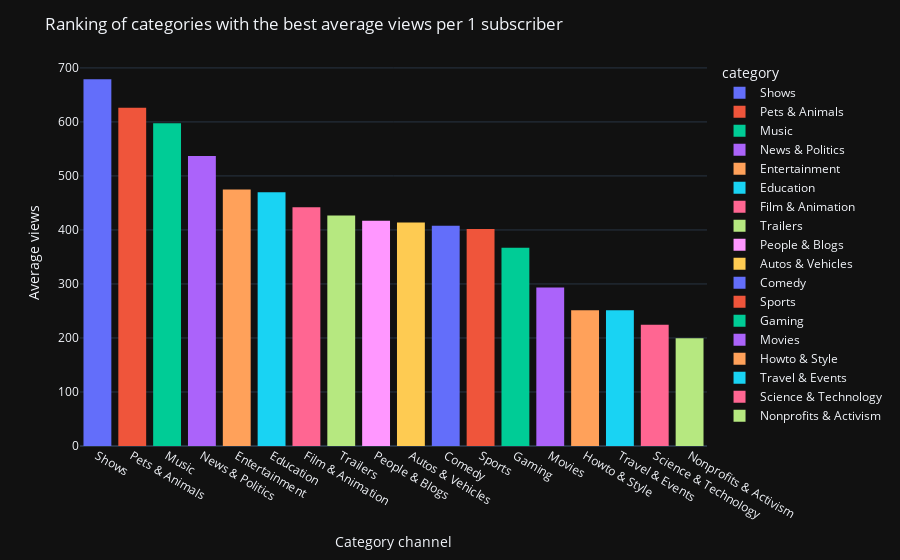
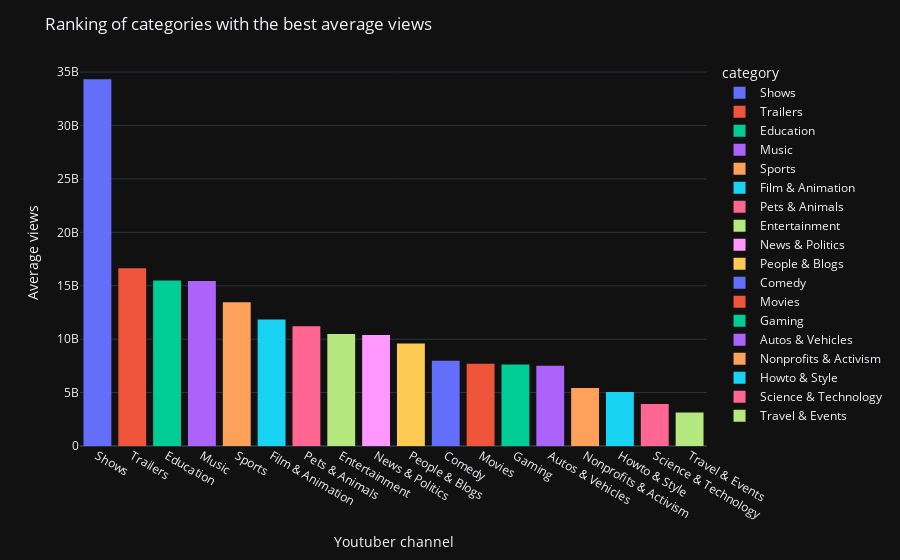

Here is the notebook cell these charts were saved with, in order:
### Code cell
# Рейтинг категорий с лучшим показателем средних просмотров на 1 подписчика.
Category_sub = df.groupby(['category']).agg({'VS': 'mean'}).sort_values(by = 'VS',ascending=False).reset_index()

# Рейтинг категорий с лучшим показателем средних просмотров.
Category_view = df.groupby(['category']).agg({'video views': 'mean'}).sort_values(by = 'video views',ascending=False).reset_index()

fig = px.histogram(Category_sub, x='category', y='VS',  color = 'category', template='plotly_dark')
fig.update_layout(
    title='Ranking of categories with the best average views per 1 subscriber',
    xaxis_title='Category channel',
    yaxis_title='Average views',
    template='plotly_dark')
fig.show()

fig = px.histogram(Category_view, x='category', y='video views',  color = 'category', template='plotly_dark')
fig.update_layout(
    title='Ranking of categories with the best average views',
    xaxis_title='Youtuber channel',
    yaxis_title='Average views',
    template='plotly_dark')
fig.show()

### Figure 1 — Plotly figure (JSON) as saved in the notebook; plotly's stock layout.template omitted (floating-point values rounded to 4 significant figures)
{"data": [{"alignmentgroup": "True", "bingroup": "x", "histfunc": "sum", "hovertemplate": "category=%{x}<br>sum of VS=%{y}<extra></extra>", "legendgroup": "Shows", "marker": {"color": "#636efa", "pattern": {"shape": ""}}, "name": "Shows", "offsetgroup": "Shows", "orientation": "v", "showlegend": true, "type": "histogram", "x": ["Shows"], "xaxis": "x", "y": [678.9], "yaxis": "y"}, {"alignmentgroup": "True", "bingroup": "x", "histfunc": "sum", "hovertemplate": "category=%{x}<br>sum of VS=%{y}<extra></extra>", "legendgroup": "Pets & Animals", "marker": {"color": "#EF553B", "pattern": {"shape": ""}}, "name": "Pets & Animals", "offsetgroup": "Pets & Animals", "orientation": "v", "showlegend": true, "type": "histogram", "x": ["Pets & Animals"], "xaxis": "x", "y": [626.4], "yaxis": "y"}, {"alignmentgroup": "True", "bingroup": "x", "histfunc": "sum", "hovertemplate": "category=%{x}<br>sum of VS=%{y}<extra></extra>", "legendgroup": "Music", "marker": {"color": "#00cc96", "pattern": {"shape": ""}}, "name": "Music", "offsetgroup": "Music", "orientation": "v", "showlegend": true, "type": "histogram", "x": ["Music"], "xaxis": "x", "y": [597.6], "yaxis": "y"}, {"alignmentgroup": "True", "bingroup": "x", "histfunc": "sum", "hovertemplate": "category=%{x}<br>sum of VS=%{y}<extra></extra>", "legendgroup": "News & Politics", "marker": {"color": "#ab63fa", "pattern": {"shape": ""}}, "name": "News & Politics", "offsetgroup": "News & Politics", "orientation": "v", "showlegend": true, "type": "histogram", "x": ["News & Politics"], "xaxis": "x", "y": [536.8], "yaxis": "y"}, {"alignmentgroup": "True", "bingroup": "x", "histfunc": "sum", "hovertemplate": "category=%{x}<br>sum of VS=%{y}<extra></extra>", "legendgroup": "Entertainment", "marker": {"color": "#FFA15A", "pattern": {"shape": ""}}, "name": "Entertainment", "offsetgroup": "Entertainment", "orientation": "v", "showlegend": true, "type": "histogram", "x": ["Entertainment"], "xaxis": "x", "y": [474.8], "yaxis": "y"}, {"alignmentgroup": "True", "bingroup": "x", "histfunc": "sum", "hovertemplate": "category=%{x}<br>sum of VS=%{y}<extra></extra>", "legendgroup": "Education", "marker": {"color": "#19d3f3", "pattern": {"shape": ""}}, "name": "Education", "offsetgroup": "Education", "orientation": "v", "showlegend": true, "type": "histogram", "x": ["Education"], "xaxis": "x", "y": [469.9], "yaxis": "y"}, {"alignmentgroup": "True", "bingroup": "x", "histfunc": "sum", "hovertemplate": "category=%{x}<br>sum of VS=%{y}<extra></extra>", "legendgroup": "Film & Animation", "marker": {"color": "#FF6692", "pattern": {"shape": ""}}, "name": "Film & Animation", "offsetgroup": "Film & Animation", "orientation": "v", "showlegend": true, "type": "histogram", "x": ["Film & Animation"], "xaxis": "x", "y": [442.0], "yaxis": "y"}, {"alignmentgroup": "True", "bingroup": "x", "histfunc": "sum", "hovertemplate": "category=%{x}<br>sum of VS=%{y}<extra></extra>", "legendgroup": "Trailers", "marker": {"color": "#B6E880", "pattern": {"shape": ""}}, "name": "Trailers", "offsetgroup": "Trailers", "orientation": "v", "showlegend": true, "type": "histogram", "x": ["Trailers"], "xaxis": "x", "y": [426.5], "yaxis": "y"}, {"alignmentgroup": "True", "bingroup": "x", "histfunc": "sum", "hovertemplate": "category=%{x}<br>sum of VS=%{y}<extra></extra>", "legendgroup": "People & Blogs", "marker": {"color": "#FF97FF", "pattern": {"shape": ""}}, "name": "People & Blogs", "offsetgroup": "People & Blogs", "orientation": "v", "showlegend": true, "type": "histogram", "x": ["People & Blogs"], "xaxis": "x", "y": [416.9], "yaxis": "y"}, {"alignmentgroup": "True", "bingroup": "x", "histfunc": "sum", "hovertemplate": "category=%{x}<br>sum of VS=%{y}<extra></extra>", "legendgroup": "Autos & Vehicles", "marker": {"color": "#FECB52", "pattern": {"shape": ""}}, "name": "Autos & Vehicles", "offsetgroup": "Autos & Vehicles", "orientation": "v", "showlegend": true, "type": "histogram", "x": ["Autos & Vehicles"], "xaxis": "x", "y": [413.9], "yaxis": "y"}, {"alignmentgroup": "True", "bingroup": "x", "histfunc": "sum", "hovertemplate": "category=%{x}<br>sum of VS=%{y}<extra></extra>", "legendgroup": "Comedy", "marker": {"color": "#636efa", "pattern": {"shape": ""}}, "name": "Comedy", "offsetgroup": "Comedy", "orientation": "v", "showlegend": true, "type": "histogram", "x": ["Comedy"], "xaxis": "x", "y": [407.5], "yaxis": "y"}, {"alignmentgroup": "True", "bingroup": "x", "histfunc": "sum", "hovertemplate": "category=%{x}<br>sum of VS=%{y}<extra></extra>", "legendgroup": "Sports", "marker": {"color": "#EF553B", "pattern": {"shape": ""}}, "name": "Sports", "offsetgroup": "Sports", "orientation": "v", "showlegend": true, "type": "histogram", "x": ["Sports"], "xaxis": "x", "y": [401.9], "yaxis": "y"}, {"alignmentgroup": "True", "bingroup": "x", "histfunc": "sum", "hovertemplate": "category=%{x}<br>sum of VS=%{y}<extra></extra>", "legendgroup": "Gaming", "marker": {"color": "#00cc96", "pattern": {"shape": ""}}, "name": "Gaming", "offsetgroup": "Gaming", "orientation": "v", "showlegend": true, "type": "histogram", "x": ["Gaming"], "xaxis": "x", "y": [367.1], "yaxis": "y"}, {"alignmentgroup": "True", "bingroup": "x", "histfunc": "sum", "hovertemplate": "category=%{x}<br>sum of VS=%{y}<extra></extra>", "legendgroup": "Movies", "marker": {"color": "#ab63fa", "pattern": {"shape": ""}}, "name": "Movies", "offsetgroup": "Movies", "orientation": "v", "showlegend": true, "type": "histogram", "x": ["Movies"], "xaxis": "x", "y": [293.3], "yaxis": "y"}, {"alignmentgroup": "True", "bingroup": "x", "histfunc": "sum", "hovertemplate": "category=%{x}<br>sum of VS=%{y}<extra></extra>", "legendgroup": "Howto & Style", "marker": {"color": "#FFA15A", "pattern": {"shape": ""}}, "name": "Howto & Style", "offsetgroup": "Howto & Style", "orientation": "v", "showlegend": true, "type": "histogram", "x": ["Howto & Style"], "xaxis": "x", "y": [251.5], "yaxis": "y"}, {"alignmentgroup": "True", "bingroup": "x", "histfunc": "sum", "hovertemplate": "category=%{x}<br>sum of VS=%{y}<extra></extra>", "legendgroup": "Travel & Events", "marker": {"color": "#19d3f3", "pattern": {"shape": ""}}, "name": "Travel & Events", "offsetgroup": "Travel & Events", "orientation": "v", "showlegend": true, "type": "histogram", "x": ["Travel & Events"], "xaxis": "x", "y": [251.3], "yaxis": "y"}, {"alignmentgroup": "True", "bingroup": "x", "histfunc": "sum", "hovertemplate": "category=%{x}<br>sum of VS=%{y}<extra></extra>", "legendgroup": "Science & Technology", "marker": {"color": "#FF6692", "pattern": {"shape": ""}}, "name": "Science & Technology", "offsetgroup": "Science & Technology", "orientation": "v", "showlegend": true, "type": "histogram", "x": ["Science & Technology"], "xaxis": "x", "y": [224.6], "yaxis": "y"}, {"alignmentgroup": "True", "bingroup": "x", "histfunc": "sum", "hovertemplate": "category=%{x}<br>sum of VS=%{y}<extra></extra>", "legendgroup": "Nonprofits & Activism", "marker": {"color": "#B6E880", "pattern": {"shape": ""}}, "name": "Nonprofits & Activism", "offsetgroup": "Nonprofits & Activism", "orientation": "v", "showlegend": true, "type": "histogram", "x": ["Nonprofits & Activism"], "xaxis": "x", "y": [199.3], "yaxis": "y"}], "layout": {"barmode": "relative", "legend": {"title": {"text": "category"}, "tracegroupgap": 0}, "margin": {"t": 60}, "title": {"text": "Ranking of categories with the best average views per 1 subscriber"}, "xaxis": {"anchor": "y", "categoryarray": ["Shows", "Pets & Animals", "Music", "News & Politics", "Entertainment", "Education", "Film & Animation", "Trailers", "People & Blogs", "Autos & Vehicles", "Comedy", "Sports", "Gaming", "Movies", "Howto & Style", "Travel & Events", "Science & Technology", "Nonprofits & Activism"], "categoryorder": "array", "domain": [0, 1], "title": {"text": "Category channel"}}, "yaxis": {"anchor": "x", "domain": [0, 1], "title": {"text": "Average views"}}}}

### Figure 2 — Plotly figure (JSON) as saved in the notebook; plotly's stock layout.template omitted (floating-point values rounded to 4 significant figures)
{"data": [{"alignmentgroup": "True", "bingroup": "x", "histfunc": "sum", "hovertemplate": "category=%{x}<br>sum of video views=%{y}<extra></extra>", "legendgroup": "Shows", "marker": {"color": "#636efa", "pattern": {"shape": ""}}, "name": "Shows", "offsetgroup": "Shows", "orientation": "v", "showlegend": true, "type": "histogram", "x": ["Shows"], "xaxis": "x", "y": [34320000000.0], "yaxis": "y"}, {"alignmentgroup": "True", "bingroup": "x", "histfunc": "sum", "hovertemplate": "category=%{x}<br>sum of video views=%{y}<extra></extra>", "legendgroup": "Trailers", "marker": {"color": "#EF553B", "pattern": {"shape": ""}}, "name": "Trailers", "offsetgroup": "Trailers", "orientation": "v", "showlegend": true, "type": "histogram", "x": ["Trailers"], "xaxis": "x", "y": [16630000000.0], "yaxis": "y"}, {"alignmentgroup": "True", "bingroup": "x", "histfunc": "sum", "hovertemplate": "category=%{x}<br>sum of video views=%{y}<extra></extra>", "legendgroup": "Education", "marker": {"color": "#00cc96", "pattern": {"shape": ""}}, "name": "Education", "offsetgroup": "Education", "orientation": "v", "showlegend": true, "type": "histogram", "x": ["Education"], "xaxis": "x", "y": [15480000000.0], "yaxis": "y"}, {"alignmentgroup": "True", "bingroup": "x", "histfunc": "sum", "hovertemplate": "category=%{x}<br>sum of video views=%{y}<extra></extra>", "legendgroup": "Music", "marker": {"color": "#ab63fa", "pattern": {"shape": ""}}, "name": "Music", "offsetgroup": "Music", "orientation": "v", "showlegend": true, "type": "histogram", "x": ["Music"], "xaxis": "x", "y": [15450000000.0], "yaxis": "y"}, {"alignmentgroup": "True", "bingroup": "x", "histfunc": "sum", "hovertemplate": "category=%{x}<br>sum of video views=%{y}<extra></extra>", "legendgroup": "Sports", "marker": {"color": "#FFA15A", "pattern": {"shape": ""}}, "name": "Sports", "offsetgroup": "Sports", "orientation": "v", "showlegend": true, "type": "histogram", "x": ["Sports"], "xaxis": "x", "y": [13450000000.0], "yaxis": "y"}, {"alignmentgroup": "True", "bingroup": "x", "histfunc": "sum", "hovertemplate": "category=%{x}<br>sum of video views=%{y}<extra></extra>", "legendgroup": "Film & Animation", "marker": {"color": "#19d3f3", "pattern": {"shape": ""}}, "name": "Film & Animation", "offsetgroup": "Film & Animation", "orientation": "v", "showlegend": true, "type": "histogram", "x": ["Film & Animation"], "xaxis": "x", "y": [11840000000.0], "yaxis": "y"}, {"alignmentgroup": "True", "bingroup": "x", "histfunc": "sum", "hovertemplate": "category=%{x}<br>sum of video views=%{y}<extra></extra>", "legendgroup": "Pets & Animals", "marker": {"color": "#FF6692", "pattern": {"shape": ""}}, "name": "Pets & Animals", "offsetgroup": "Pets & Animals", "orientation": "v", "showlegend": true, "type": "histogram", "x": ["Pets & Animals"], "xaxis": "x", "y": [11220000000.0], "yaxis": "y"}, {"alignmentgroup": "True", "bingroup": "x", "histfunc": "sum", "hovertemplate": "category=%{x}<br>sum of video views=%{y}<extra></extra>", "legendgroup": "Entertainment", "marker": {"color": "#B6E880", "pattern": {"shape": ""}}, "name": "Entertainment", "offsetgroup": "Entertainment", "orientation": "v", "showlegend": true, "type": "histogram", "x": ["Entertainment"], "xaxis": "x", "y": [10490000000.0], "yaxis": "y"}, {"alignmentgroup": "True", "bingroup": "x", "histfunc": "sum", "hovertemplate": "category=%{x}<br>sum of video views=%{y}<extra></extra>", "legendgroup": "News & Politics", "marker": {"color": "#FF97FF", "pattern": {"shape": ""}}, "name": "News & Politics", "offsetgroup": "News & Politics", "orientation": "v", "showlegend": true, "type": "histogram", "x": ["News & Politics"], "xaxis": "x", "y": [10400000000.0], "yaxis": "y"}, {"alignmentgroup": "True", "bingroup": "x", "histfunc": "sum", "hovertemplate": "category=%{x}<br>sum of video views=%{y}<extra></extra>", "legendgroup": "People & Blogs", "marker": {"color": "#FECB52", "pattern": {"shape": ""}}, "name": "People & Blogs", "offsetgroup": "People & Blogs", "orientation": "v", "showlegend": true, "type": "histogram", "x": ["People & Blogs"], "xaxis": "x", "y": [9589000000.0], "yaxis": "y"}, {"alignmentgroup": "True", "bingroup": "x", "histfunc": "sum", "hovertemplate": "category=%{x}<br>sum of video views=%{y}<extra></extra>", "legendgroup": "Comedy", "marker": {"color": "#636efa", "pattern": {"shape": ""}}, "name": "Comedy", "offsetgroup": "Comedy", "orientation": "v", "showlegend": true, "type": "histogram", "x": ["Comedy"], "xaxis": "x", "y": [7973000000.0], "yaxis": "y"}, {"alignmentgroup": "True", "bingroup": "x", "histfunc": "sum", "hovertemplate": "category=%{x}<br>sum of video views=%{y}<extra></extra>", "legendgroup": "Movies", "marker": {"color": "#EF553B", "pattern": {"shape": ""}}, "name": "Movies", "offsetgroup": "Movies", "orientation": "v", "showlegend": true, "type": "histogram", "x": ["Movies"], "xaxis": "x", "y": [7692000000.0], "yaxis": "y"}, {"alignmentgroup": "True", "bingroup": "x", "histfunc": "sum", "hovertemplate": "category=%{x}<br>sum of video views=%{y}<extra></extra>", "legendgroup": "Gaming", "marker": {"color": "#00cc96", "pattern": {"shape": ""}}, "name": "Gaming", "offsetgroup": "Gaming", "orientation": "v", "showlegend": true, "type": "histogram", "x": ["Gaming"], "xaxis": "x", "y": [7634000000.0], "yaxis": "y"}, {"alignmentgroup": "True", "bingroup": "x", "histfunc": "sum", "hovertemplate": "category=%{x}<br>sum of video views=%{y}<extra></extra>", "legendgroup": "Autos & Vehicles", "marker": {"color": "#ab63fa", "pattern": {"shape": ""}}, "name": "Autos & Vehicles", "offsetgroup": "Autos & Vehicles", "orientation": "v", "showlegend": true, "type": "histogram", "x": ["Autos & Vehicles"], "xaxis": "x", "y": [7502000000.0], "yaxis": "y"}, {"alignmentgroup": "True", "bingroup": "x", "histfunc": "sum", "hovertemplate": "category=%{x}<br>sum of video views=%{y}<extra></extra>", "legendgroup": "Nonprofits & Activism", "marker": {"color": "#FFA15A", "pattern": {"shape": ""}}, "name": "Nonprofits & Activism", "offsetgroup": "Nonprofits & Activism", "orientation": "v", "showlegend": true, "type": "histogram", "x": ["Nonprofits & Activism"], "xaxis": "x", "y": [5431000000.0], "yaxis": "y"}, {"alignmentgroup": "True", "bingroup": "x", "histfunc": "sum", "hovertemplate": "category=%{x}<br>sum of video views=%{y}<extra></extra>", "legendgroup": "Howto & Style", "marker": {"color": "#19d3f3", "pattern": {"shape": ""}}, "name": "Howto & Style", "offsetgroup": "Howto & Style", "orientation": "v", "showlegend": true, "type": "histogram", "x": ["Howto & Style"], "xaxis": "x", "y": [5045000000.0], "yaxis": "y"}, {"alignmentgroup": "True", "bingroup": "x", "histfunc": "sum", "hovertemplate": "category=%{x}<br>sum of video views=%{y}<extra></extra>", "legendgroup": "Science & Technology", "marker": {"color": "#FF6692", "pattern": {"shape": ""}}, "name": "Science & Technology", "offsetgroup": "Science & Technology", "orientation": "v", "showlegend": true, "type": "histogram", "x": ["Science & Technology"], "xaxis": "x", "y": [3940000000.0], "yaxis": "y"}, {"alignmentgroup": "True", "bingroup": "x", "histfunc": "sum", "hovertemplate": "category=%{x}<br>sum of video views=%{y}<extra></extra>", "legendgroup": "Travel & Events", "marker": {"color": "#B6E880", "pattern": {"shape": ""}}, "name": "Travel & Events", "offsetgroup": "Travel & Events", "orientation": "v", "showlegend": true, "type": "histogram", "x": ["Travel & Events"], "xaxis": "x", "y": [3140883140], "yaxis": "y"}], "layout": {"barmode": "relative", "legend": {"title": {"text": "category"}, "tracegroupgap": 0}, "margin": {"t": 60}, "title": {"text": "Ranking of categories with the best average views"}, "xaxis": {"anchor": "y", "categoryarray": ["Shows", "Trailers", "Education", "Music", "Sports", "Film & Animation", "Pets & Animals", "Entertainment", "News & Politics", "People & Blogs", "Comedy", "Movies", "Gaming", "Autos & Vehicles", "Nonprofits & Activism", "Howto & Style", "Science & Technology", "Travel & Events"], "categoryorder": "array", "domain": [0, 1], "title": {"text": "Youtuber channel"}}, "yaxis": {"anchor": "x", "domain": [0, 1], "title": {"text": "Average views"}}}}
